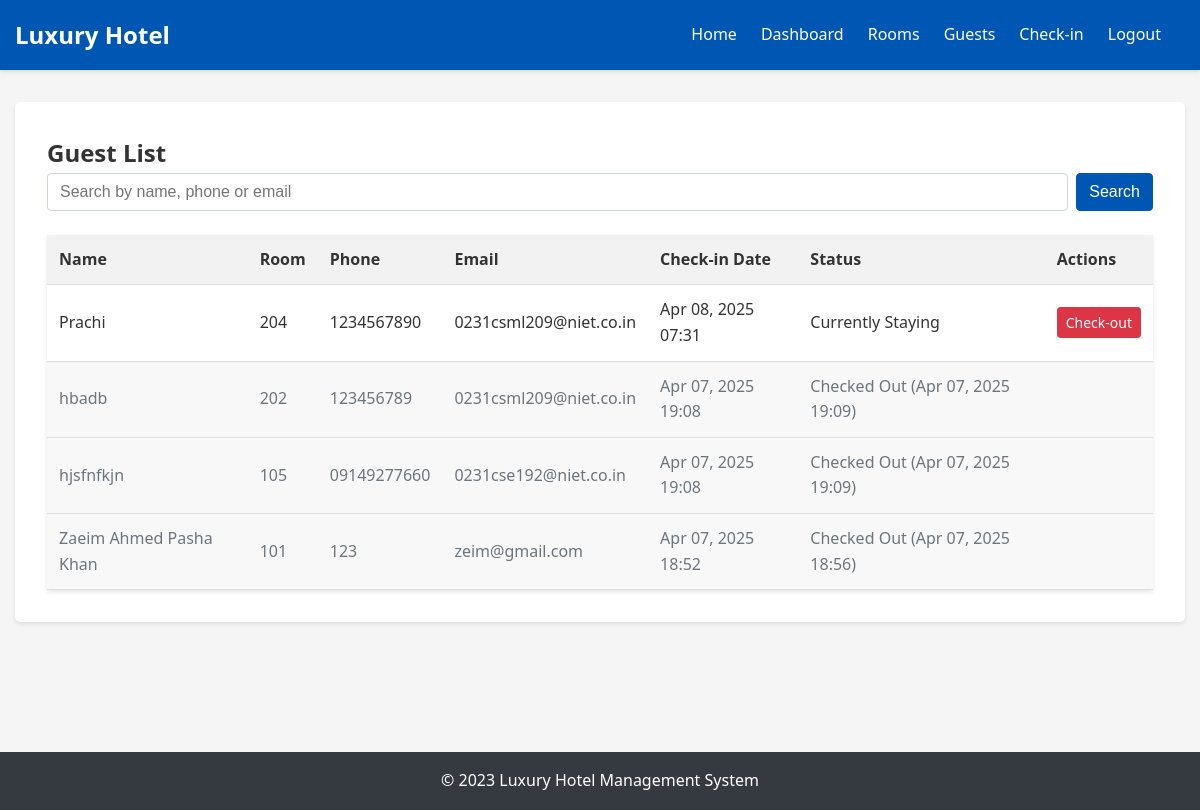
Before: /guests/ (signed in) with the older database file.
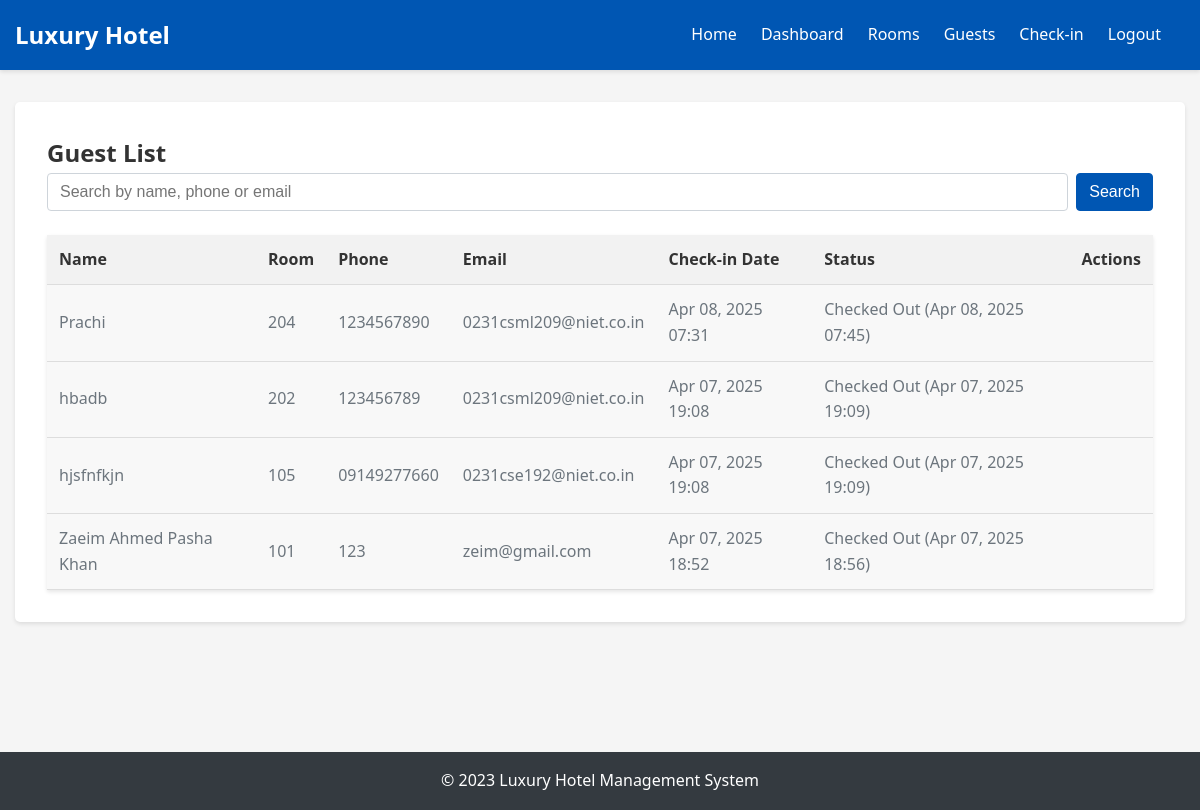
After: the same page with the newer database file.
### core/models.py (models this page shows, shortened)
class Guest(models.Model):
    name = models.CharField(max_length=100)
    address = models.TextField()
    phone = models.CharField(max_length=20)
    email = models.EmailField()
    num_guests = models.IntegerField()
    room = models.ForeignKey(Room, on_delete=models.SET_NULL, null=True, blank=True, related_name='guests')
    check_in_date = models.DateTimeField(auto_now_add=True)
    check_out_date = models.DateTimeField(null=True, blank=True)

class Room(models.Model):
    room_number = models.CharField(max_length=10, unique=True)
    is_occupied = models.BooleanField(default=False)
    check_in_time = models.DateTimeField(null=True, blank=True)
    check_out_time = models.DateTimeField(null=True, blank=True)

### core/views.py (the view, shortened to what this page needs)
# urls.py: path('guests/', views.guest_list, name='guest_list'),
@login_required
def guest_list(request):
    search_form = SearchForm(request.GET or None)
    guests = Guest.objects.all().order_by('-check_in_date')
    return render(request, 'guest_list.html', {
        'guests': guests,
        'search_form': search_form
    })

### core/forms.py
class SearchForm(forms.Form):
    query = forms.CharField(
        required=False,
        widget=forms.TextInput(attrs={
            'class': 'form-control',
            'placeholder': 'Search by name, phone or email'
        })
    )

### templates/guest_list.html (shortened to what this page needs)
{% extends 'base.html' %}
{% block content %}
<div class="guest-list">
    <h2>Guest List</h2>
    <div class="search-container">
        <form method="get" class="search-form">
            <div class="form-group">
                {{ search_form.query }}
            </div>
            <button type="submit" class="btn btn-primary">Search</button>
        </form>
    </div>
    {% if guests %}
        <table class="data-table">
            <thead>
                <tr>
                    <th>Name</th>
                    <th>Room</th>
                    <th>Phone</th>
                    <th>Email</th>
                    <th>Check-in Date</th>
                    <th>Status</th>
                    <th>Actions</th>
                </tr>
            </thead>
            <tbody>
                {% for guest in guests %}
                    <tr {% if guest.check_out_date %}class="checked-out"{% endif %}>
                        <td>{{ guest.name }}</td>
                        <td>{{ guest.room.room_number }}</td>
                        <td>{{ guest.phone }}</td>
                        <td>{{ guest.email }}</td>
                        <td>{{ guest.check_in_date|date:"M d, Y H:i" }}</td>
                        <td>
                            {% if guest.check_out_date %}
                                Checked Out ({{ guest.check_out_date|date:"M d, Y H:i" }})
                            {% else %}
                                Currently Staying
                            {% endif %}
                        </td>
                        <td>
                            {% if not guest.check_out_date %}
                                <a href="{% url 'check_out_guest' guest.id %}" class="btn btn-sm btn-danger">Check-out</a>
                            {% endif %}
                        </td>
                    </tr>
                {% endfor %}
            </tbody>
        </table>
    {% else %}
        <p>No guests found.</p>
    {% endif %}
</div>
{% endblock %}

Changed rows visible on the page:
changed Guest "Prachi": check_out_date (not shown) → "Apr 08, 2025 07:45"; check_out_date "Currently Staying Check-out" → "Checked Out ( )"
